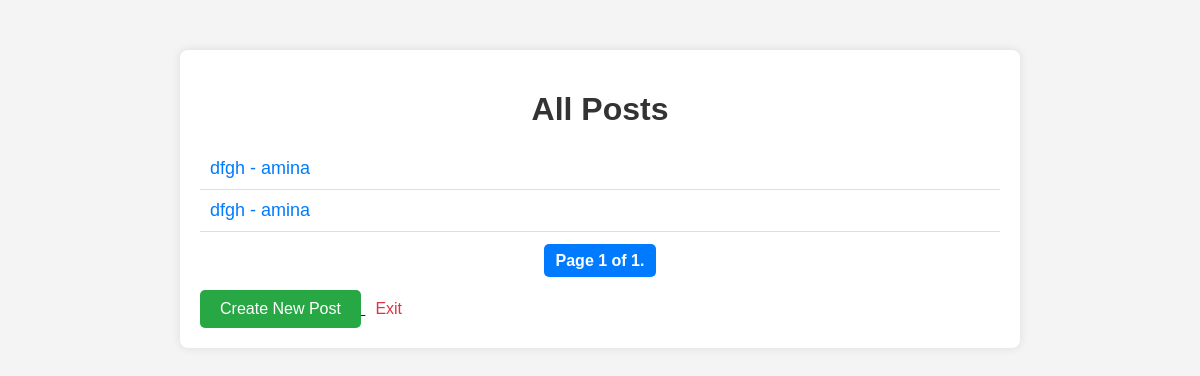
The page /blog/posts/ on the database as committed earlier.
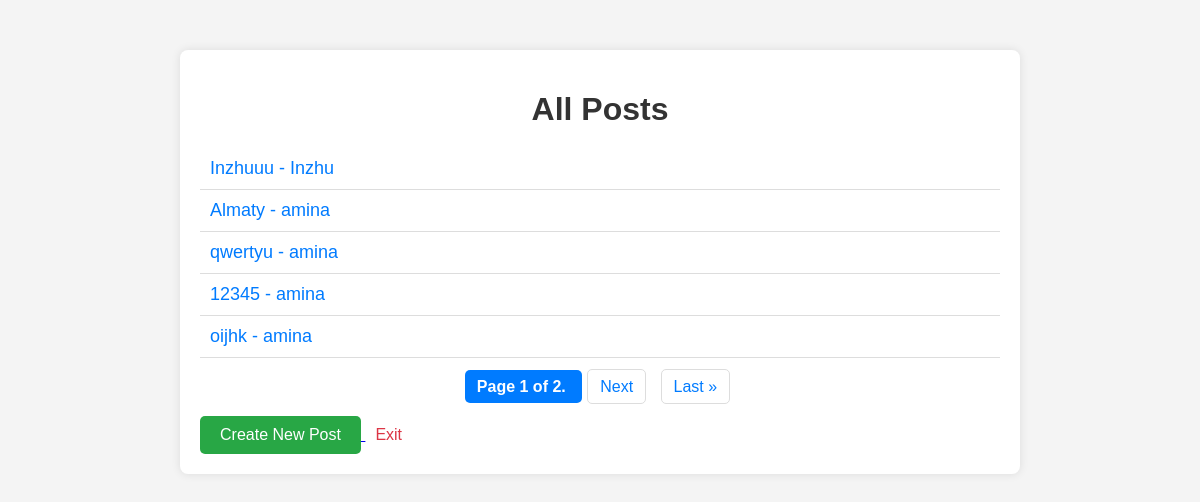
The same page on the database as committed later.
### blog/models.py (models this page shows, shortened)
class Post(models.Model):
    title = models.CharField(max_length=150)
    content = models.TextField()
    author = models.CharField( max_length=50)
    created_at = models.DateTimeField(default=timezone.now)
    updated_at = models.DateTimeField(default=timezone.now)

### blog/views.py (the view)
# urls.py: path('posts/', post_list, name="post_list"),
def post_list(request):
    posts = Post.objects.all().order_by('-created_at')
    paginator = Paginator(posts, 5)
    page_number = request.GET.get('page')
    page_obj = paginator.get_page(page_number)
    return render(request, 'list.html', {'page_obj': page_obj})

### blog/templates/list.html (shortened to what this page needs)
<!DOCTYPE html>
<html lang="en">
<head>
    <link rel="stylesheet">
</head>
<body>
    <div class="container">
        <h1>All Posts</h1>
        <ul>
            {% for post in page_obj %}
                <li><a href="{% url 'post_by_id' post.id %}">{{ post.title }} - {{ post.author }}</a></li>
            {% endfor %}
        </ul>
        <div class="pagination">
            <span class="step-links">
                <span class="current">
                    Page {{ page_obj.number }} of {{ page_obj.paginator.num_pages }}.
                </span>
                {% if page_obj.has_next %}
                    <a href="?page={{ page_obj.next_page_number }}">Next</a>
                    <a href="?page={{ page_obj.paginator.num_pages }}">Last &raquo;</a>
                {% endif %}
            </span>
        </div>
        <a href="{% url 'post_new' %}">
            <button type="button">Create New Post</button>
        </a>
        <a class="exit-link" href="{% url 'logout' %}">Exit</a>
    </div>
</body>
</html>

### blog/templates/list.html (style rules this page uses)
body { font-family: Arial, sans-serif; background-color: #f4f4f4; margin: 0; padding: 0; }
.container { max-width: 800px; margin: 50px auto; background-color: #ffffff; padding: 20px; border-radius: 8px; box-shadow: 0 0 10px rgba(0, 0, 0, 0.1); }
h1 { text-align: center; color: #333; margin-bottom: 20px; }
ul { list-style-type: none; padding: 0; }
ul li { padding: 10px; border-bottom: 1px solid #ddd; }
ul li a { text-decoration: none; color: #007bff; font-size: 18px; }
.pagination { text-align: center; margin-top: 20px; }
.pagination a { margin: 0 5px; padding: 8px 12px; text-decoration: none; color: #007bff; border: 1px solid #ddd; border-radius: 5px; }
.pagination .current { font-weight: bold; padding: 8px 12px; background-color: #007bff; color: white; border-radius: 5px; }
button { display: inline-block; padding: 10px 20px; background-color: #28a745; color: white; border: none; border-radius: 5px; cursor: pointer; text-align: center; font-size: 16px; margin-top: 20px; text-decoration: none; }
.exit-link { display: inline-block; margin-left: 10px; font-size: 16px; color: #dc3545; text-decoration: none; }

Rows that differ between the two databases and show on the page:
no longer on this page (row edited): Post: title "dfgh", author "amina"
removed Post: title "dfgh", author "amina"
added Post: title "Inzhuuu", author "Inzhu"
added Post: title "Almaty", author "amina"
added Post: title "qwertyu", author "amina"
added Post: title "12345", author "amina"
added Post: title "oijhk", author "amina"
Other text that changed with them:
{{ page_obj.paginator.num_pages }}: "1" → "2"
text now shown: "Next Last »"
